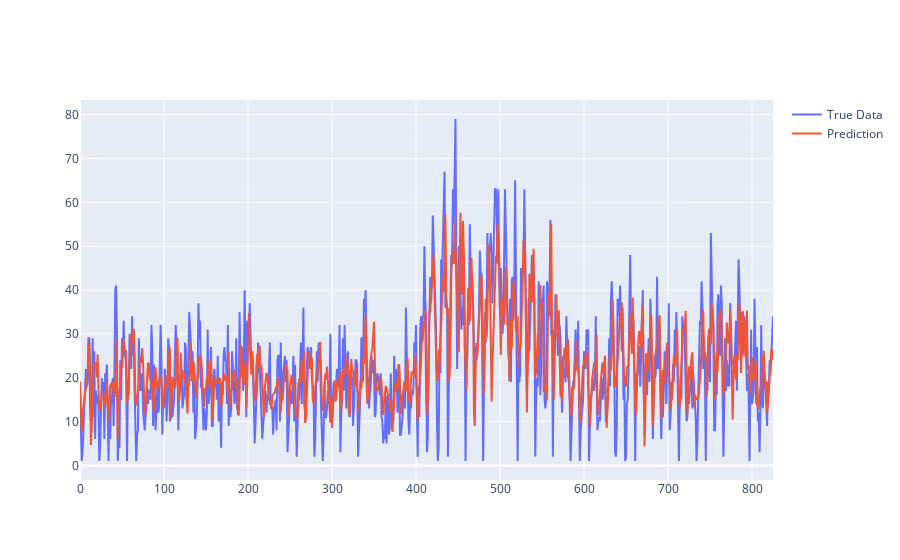

Notebook code cell kept with this figure:
### Code cell
# Single point prediction
predictions = model.predict(X_test)
print(predictions.shape)
print(predictions.shape)
if normalize:
    predictions = predictions[:,0,0]*(sc['max']['No_Clientes'] - sc['min']['No_Clientes']) + sc['min']['No_Clientes']
    label_test = y_test[:,0,0]*(sc['max']['No_Clientes'] - sc['min']['No_Clientes']) + sc['min']['No_Clientes']
#plot_results(predictions[:],label_test[:])
plotly_results(predictions[:],label_test[:])
from sklearn.metrics import mean_absolute_error, mean_squared_error, mean_absolute_percentage_error
print(mean_squared_error(predictions,label_test))
print(mean_absolute_error(predictions,label_test))
print(mean_absolute_percentage_error(predictions,label_test))

### Figure 1 — Plotly figure (JSON) as saved in the notebook; plotly's stock layout.template omitted (floating-point values rounded to 4 significant figures; data arrays with more than 128 entries replaced by an {"elided": "..."} marker saying what was removed)
{"data": [{"mode": "lines", "name": "True Data", "type": "scatter", "y": {"elided": "826 float values"}}, {"mode": "lines", "name": "Prediction", "type": "scatter", "y": {"elided": "826 float values"}}], "layout": {}}
